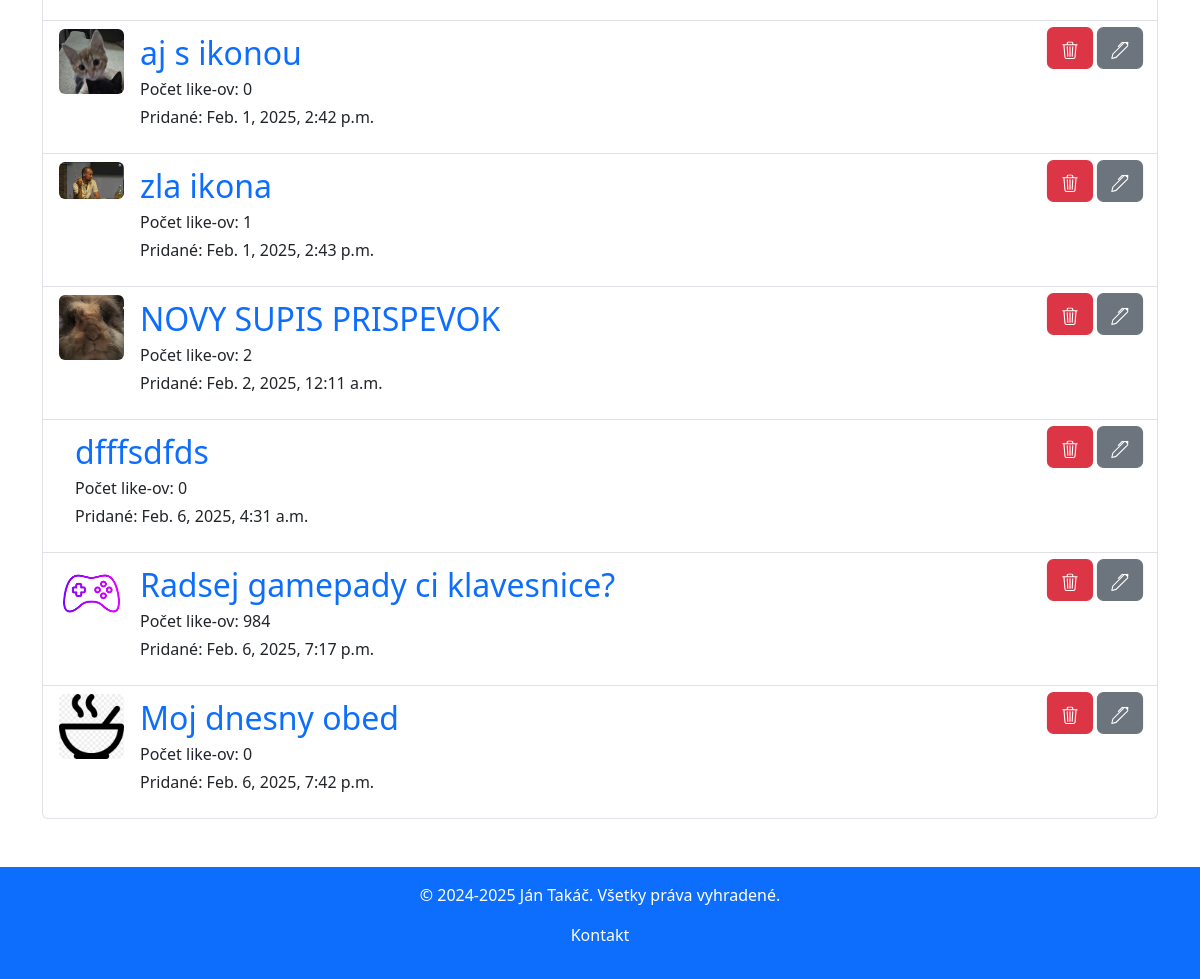
/my-posts/ (signed in, lower part), run on an earlier commit of the app's database.
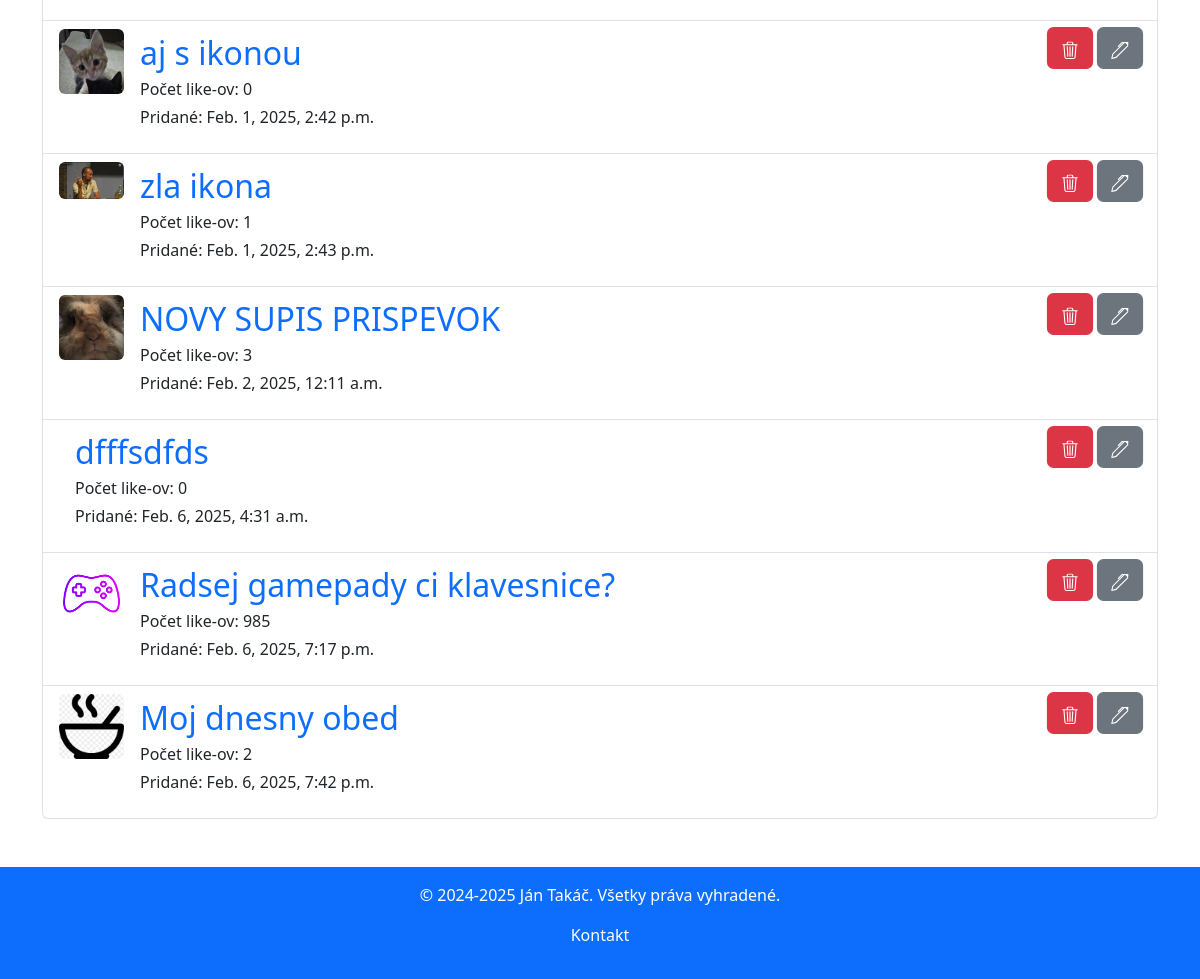
And on a later commit of the database.
### forum/models.py (models this page shows, shortened)
class Post(models.Model):
    title = models.CharField(max_length=255)
    created_at = models.DateTimeField(auto_now_add=True)
    created_by = models.ForeignKey(User, on_delete=models.CASCADE)
    like_count = models.PositiveIntegerField(default=0)
    content = models.TextField()
    category = models.CharField(max_length=50, default='other', null=False, blank=True)
    icon = models.ImageField(upload_to='post_pics', null=True, blank=True)
    def get_absolute_url(self):
        return reverse('forum:post_detail', args=[str(self.id)])

### forum/views.py (the view)
# urls.py: path('my-posts/', views.my_posts_view, name='my_posts'),
@login_required
def my_posts_view(request):
    if request.user.is_superuser:
        posts = Post.objects.all()
    else:
        posts = Post.objects.filter(created_by_id=request.user.id)
    return render(request, 'forum/my_posts.html', {'posts': posts})

### forum/templates/forum/my_posts.html (shortened to what this page needs)
{% extends 'forum/base.html' %}
{% load static %}
{% block content %}
<div id="my-posts-list">
    {% include 'forum/partials/my_posts_list.html' with posts_profiles=posts_profiles %}
</div>
{% endblock %}

### forum/templates/forum/partials/my_posts_list.html (shortened to what this page needs)
<div class="container">
    <div class="mt-4 my-5">
        <div class="list-group">
            {% if posts %}
                {% for post in posts %}
                    <li class="list-group-item list-group-item-action position-relative">
                        <div class="d-flex align-items-start h-100">
                            {% if post.icon %}
                                <div class="flex-shrink-0">
                                    <img src="{{ post.icon.url }}"
                                         width="65"
                                         alt="post_icon"
                                         class="h-auto rounded">
                                </div>
                            {% endif %}
                            <div class="flex-grow-1 ms-3 overflow-hidden">
                                <a href="{{ post.get_absolute_url }}" class="fs-2 text-decoration-none">{{ post.title }}</a>
                                <p class="mb-1">Počet like-ov: {{ post.like_count }}</p>
                                <p>Pridané: {{ post.created_at }}</p>
                            </div>
                            <div class="d-flex gap-2 ms-2">
                                <button type="button" class="btn btn-danger"
                                        hx-trigger="click"
                                        hx-post="{% url 'forum:delete_my_post' %}"
                                        hx-target="#my-posts-list"
                                        hx-vals='{"post_id": "{{ post.id }}"}'
                                        hx-headers='{"X-CSRFToken": "{{ csrf_token }}"}'>
                                </button>
                                <button class="btn btn-secondary my-post-edit-btn" data-id-post="{{ post.id }}" data-post-content="{{ post.content }}">
                                </button>
                            </div>
                        </div>
                    </li>
                {% endfor %}
            {% else %}
                <p>Žiaden príspevok nespadá do vybratej kategórie</p>
            {% endif %}
        </div>
    </div>
</div>

What changed in the data, as far as the page shows it:
changed Post "NOVY SUPIS PRISPEVOK": like_count "2" → "3"
changed Post "Radsej gamepady ci klavesnice?": like_count "984" → "985"
changed Post "Moj dnesny obed": like_count "0" → "2"
